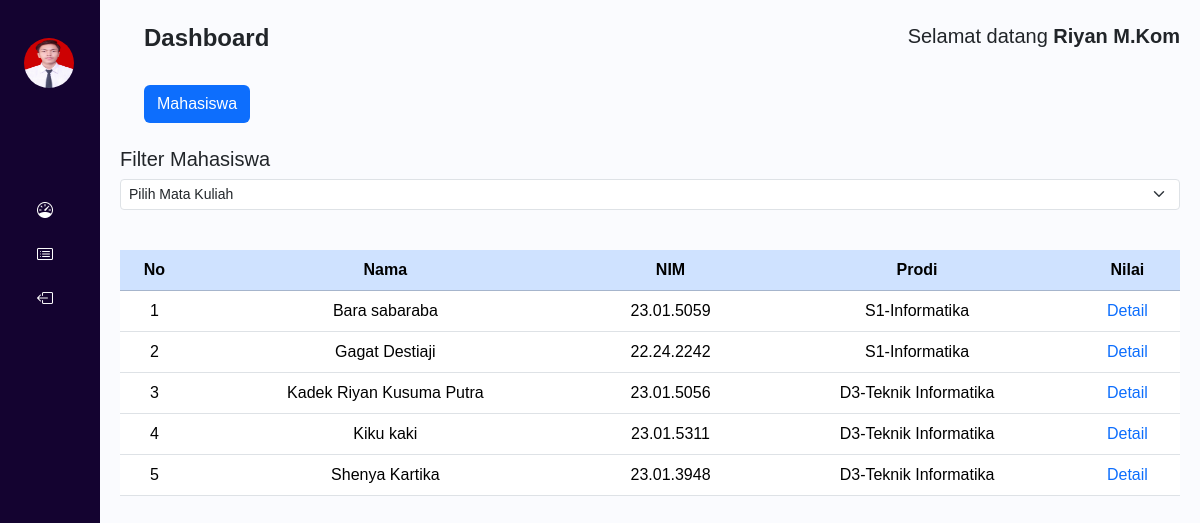
Page /pages/mahasiswa.php?mata_kuliah_id=1 (signed in) on the committed database.
### tables this page shows
CREATE TABLE `dosen` (
  `id` int(11) NOT NULL,
  `nik` varchar(20) NOT NULL,
  `password` varchar(255) NOT NULL,
  `nama` varchar(100) NOT NULL
);

CREATE TABLE `mahasiswa` (
  `id` int(11) NOT NULL,
  `nim` varchar(20) NOT NULL,
  `nama` varchar(100) NOT NULL,
  `prodi` varchar(100) NOT NULL,
  `jeni_kelamin` enum('L','P') NOT NULL
);

### class/function.php (called while the page is built, shortened)
<?php
include './../config/config.php';
class Dosen
{
    private $conn;
    public function __construct($conn)
    {
        $this->conn = $conn;
    }
    public function getDosen($id)
    {
        $id = $this->conn->real_escape_string($id);
        $qry = $this->conn->query("SELECT * FROM dosen WHERE id ='$id'");
        $data = $qry->fetch_assoc();
        return $data;
    }
}
class Mahasiswa
{
    private $conn;
    public function __construct($conn)
    {
        $this->conn = $conn;
    }
    public function getMahasiswaByMataKuliah($mata_kuliah_id)
    {
        $data = array();
        $qry = $this->conn->query("SELECT mahasiswa.*, mata_kuliah.nama AS nama_mata_kuliah
        FROM mata_kuliah_mahasiswa
        JOIN mahasiswa ON mata_kuliah_mahasiswa.mahasiswa_id = mahasiswa.id
        JOIN mata_kuliah ON mata_kuliah_mahasiswa.mata_kuliah_id = mata_kuliah.id
        WHERE mata_kuliah_mahasiswa.mata_kuliah_id = $mata_kuliah_id
        ORDER BY mahasiswa.nama ASC;");
        while ($pecah = $qry->fetch_assoc()) {
            $data[] = $pecah;
        }
        return $data;
    }
}
$conn = $db->connection();
$dosen = new Dosen($conn);
$mahasiswa = new Mahasiswa($conn);

### pages/mahasiswa.php (the view, shortened to what this page needs)
<?php
include '../class/function.php';
if (isset($_SESSION['dosen_id'])) {
    $dosen_id = $_SESSION['dosen_id'];
    $data_dosen = $dosen->getDosen($dosen_id);
} else {
    header('Location: index.php');
    exit();
}
?>
<!DOCTYPE html>
<html lang="en">
<head>
    <link href="https://cdn.jsdelivr.net/npm/bootstrap@5.3.3/dist/css/bootstrap.min.css" rel="stylesheet"
>
    <link rel="stylesheet" href="https://cdn.jsdelivr.net/npm/bootstrap-icons@1.11.3/font/bootstrap-icons.min.css">
    <link rel="stylesheet" href="../style/dashboard.css">
</head>
<body>
    <div class="wrapper">
        <?php
        include 'sidebar.php';
        ?>
        <div class="main">
            <?php
            include 'header.php';
            ?>
            <div class="menu-dashboard pt-4">
                <div class="d-flex gap-2">
                    <div class="btn ms-4 bg-primary text-white text-center"> Mahasiswa </div>
                </div>
                <div class="well pt-4">
                    <?php
                    $data_mahasiswa = $mahasiswa->getMahasiswaByMataKuliah(@$_GET['mata_kuliah_id']);
                    ?>
                    <h5>Filter Mahasiswa</h5>
                    <select class="form-select form-select-sm mb-3" aria-label=".form-select-sm example"
                        name="mata_kuliah_id" id="matakuliah">
                        <option value="">Pilih Mata Kuliah</option>
                    </select>
                    <br>
                    <table class="table table-responsive-sm">
                        <thead class="text-white text-center table-primary">
                            <tr>
                                <th scope="col">No</th>
                                <th scope="col">Nama</th>
                                <th scope="col">NIM</th>
                                <th scope="col">Prodi</th>
                                <th scope="col">Nilai</th>
                            </tr>
                        </thead>
                        <tbody class="text-center">
                            <?php
                            $nomor = 1;
                            foreach ($data_mahasiswa as $mhs): ?>
                                <tr>
                                    <td><?= $nomor ?></td>
                                    <td><?= $mhs["nama"] ?></td>
                                    <td><?= $mhs["nim"] ?></td>
                                    <td><?= $mhs["prodi"] ?></td>
                                    <td><a
                                            href="detail_nilai.php?id_mahasiswa=<?= $mhs['id'] ?>&id_mata_kuliah=<?= @$_GET['mata_kuliah_id'] ?>">Detail</a>
                                    </td>
                                </tr>
                                <?php $nomor++; endforeach; ?>
                        </tbody>
                    </table>
                </div>
            </div>
        </div>
    </div>
</body>
</html>

### pages/sidebar.php (shortened to what this page needs)
<aside id="sidebar">
    <div class="d-flex sidebar-header">
        <button id="toggle-btn" type="button">
            <img src="../img/profil.jpg" alt="avatar" class="avatar">
        </button>
    </div>
    <ul class="sidebar-nav expand" style="height : 100vh">
        <li class="sidebar-item">
            <a href="./dashboard.php" class="sidebar-link">
                <i class="bi bi-speedometer"></i>
            </a>
        </li>
        <li class="sidebar-item">
            <a href="./mahasiswa.php" class="sidebar-link">
                <i class="bi bi-card-list"></i>
            </a>
        </li>
        <li class="sidebar-item">
            <a href="./logout.php" class="sidebar-link">
                <i class="bi bi-box-arrow-left"></i>
            </a>
        </li>
    </ul>
</aside>

### pages/header.php
<div class="pt-4 ms-4 d-flex justify-content-between">
    <h1>Dashboard</h1>
    <h5>Selamat datang <b><?= $data_dosen['nama']; ?></b></h5>
</div>

### style/dashboard.css (style rules this page uses)
a { text-decoration: none; }
li { list-style: none; }
h1 { font-weight: 600; font-size: 1.5rem; }
body { font-family: 'Poppins', sans-serif; }
.wrapper { display: flex; }
.main { width: 100%; min-height: 100vh; overflow: scroll; transition: all 0.35s ease-in-out; background-color: #fafbfe; }
#sidebar { width: 100px; min-width: 100px; z-index: 1000; transition: all .25s ease-in-out; display: flex; flex-direction: column; background-color: #140330; }
#toggle-btn { background-color: transparent; cursor: pointer; border: 0; padding: 1rem 1.5rem; }
.sidebar-header { height: 125px; }
.avatar { vertical-align: middle; width: 50px; height: 50px; border-radius: 50%; }
.sidebar-nav { justify-content: space-between; }
.sidebar-nav { padding: 4rem 0.5rem; flex: 1 1 auto; }
.sidebar-link { padding: .625rem 1.625rem; color: #fff; display: block; font-size: 1rem; white-space: nowrap; border-left: 3px solid transparent; }
.sidebar-link i { font-size: 1rem; margin-right: .75rem; }
.main { padding: 0px 20px; }
.table thead { background-color: #818181; }

### rows in the picture
dosen: nama "Riyan M.Kom"
mahasiswa: nama "Bara sabaraba", nim "23.01.5059", prodi "S1-Informatika"
mahasiswa: nama "Gagat Destiaji", nim "22.24.2242", prodi "S1-Informatika"
mahasiswa: nama "Kadek Riyan Kusuma Putra", nim "23.01.5056", prodi "D3-Teknik Informatika"
mahasiswa: nama "Kiku kaki", nim "23.01.5311", prodi "D3-Teknik Informatika"
mahasiswa: nama "Shenya Kartika", nim "23.01.3948", prodi "D3-Teknik Informatika"
